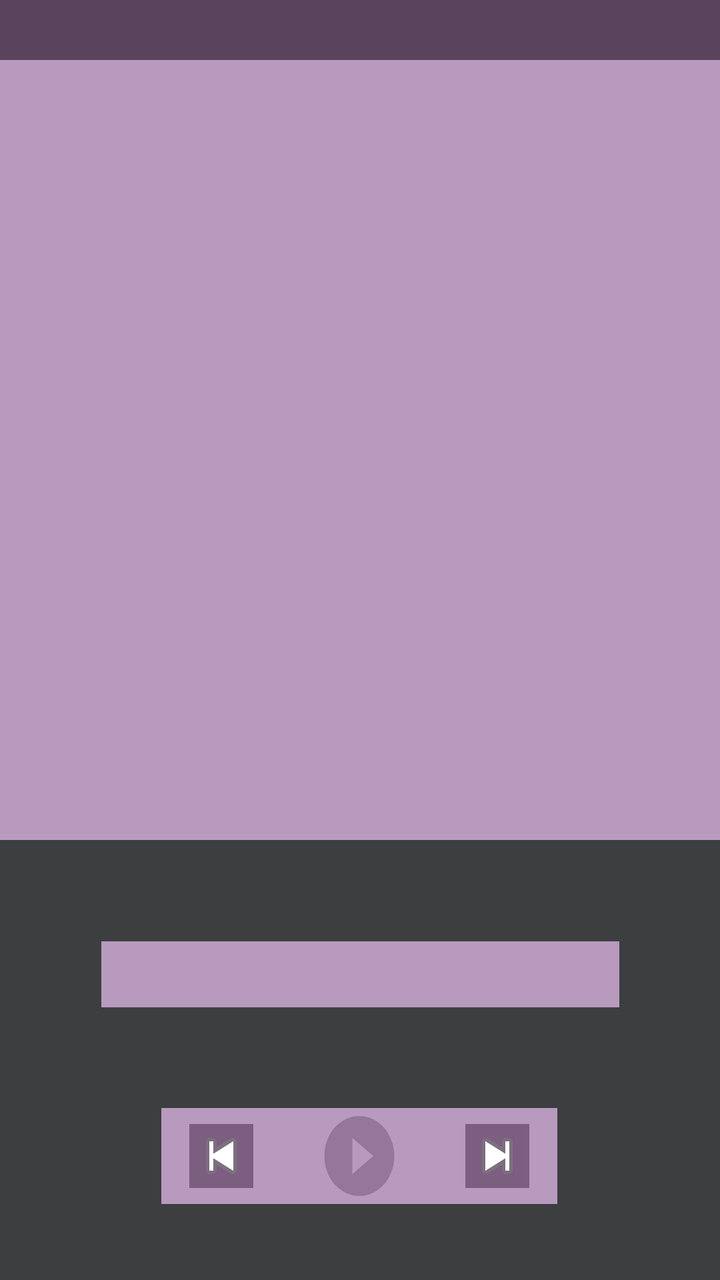
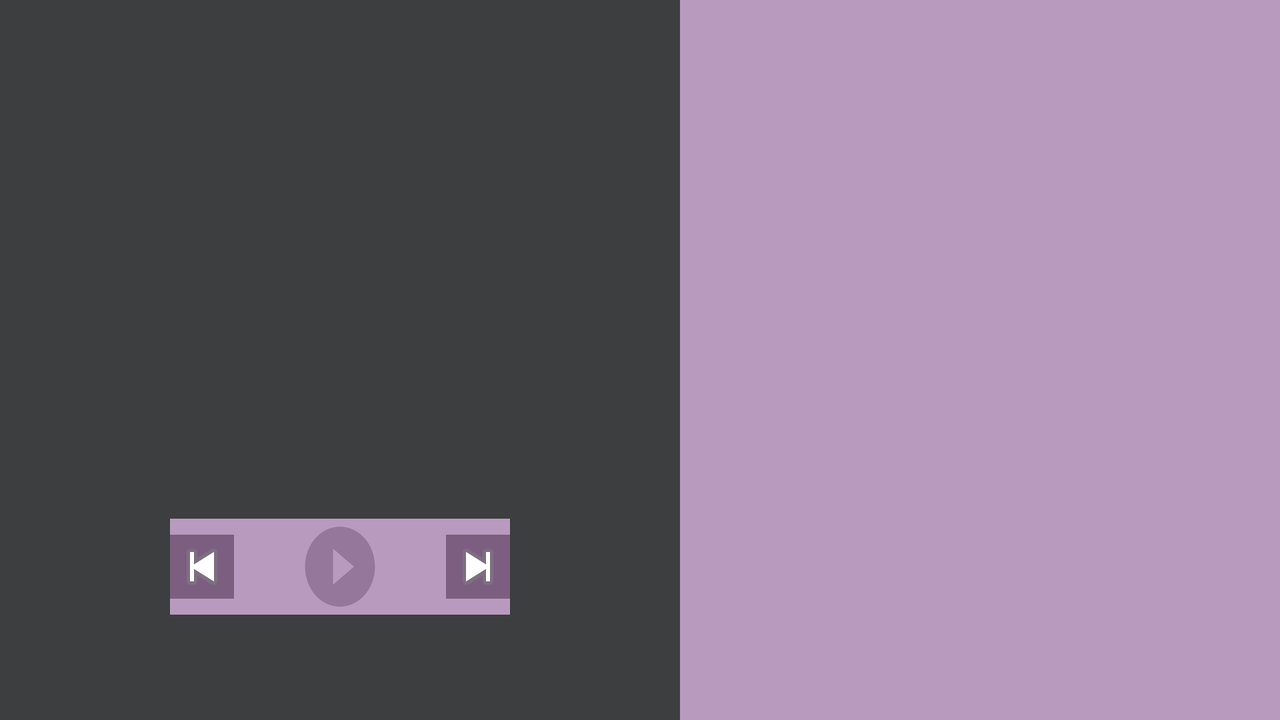

An Android layout and its configuration variant, each rendered on a device that would load it. The default file and the variant file are quoted in full after the pictures.
<!-- AndroidManifest.xml: application theme Theme.SoulApp -->
<!-- res/layout/activity_music_player.xml -->
<?xml version="1.0" encoding="utf-8"?>

<androidx.constraintlayout.widget.ConstraintLayout xmlns:android="http://schemas.android.com/apk/res/android"
    xmlns:app="http://schemas.android.com/apk/res-auto"
    xmlns:tools="http://schemas.android.com/tools"
    android:layout_width="match_parent"
    android:layout_height="match_parent"
    android:background="@color/gray">


    


    <androidx.recyclerview.widget.RecyclerView
        android:id="@+id/recyclerViewTracks"
        android:layout_width="391dp"
        android:layout_height="405dp"
        android:layout_marginBottom="220dp"
        android:padding="16dp"
        app:layout_constraintBottom_toBottomOf="parent"
        app:layout_constraintEnd_toEndOf="parent"
        app:layout_constraintStart_toStartOf="parent"
        android:background="@color/blended_pink_purple"/>

    <TextView
        android:id="@+id/textView2"
        android:layout_width="387dp"
        android:layout_height="44dp"
        android:gravity="center"
        android:textSize="24sp"
        app:layout_constraintBottom_toTopOf="@+id/recyclerViewTracks"
        app:layout_constraintEnd_toEndOf="parent"
        app:layout_constraintStart_toStartOf="parent"
        app:layout_constraintTop_toTopOf="parent"
        android:background="@color/dark_purple"
        android:textColor="@color/cream"/>

    <LinearLayout
        android:id="@+id/buttonLayout"
        android:layout_width="198dp"
        android:layout_height="48dp"
        android:layout_marginTop="9dp"
        android:gravity="center"
        android:orientation="horizontal"
        app:layout_constraintBottom_toBottomOf="parent"
        app:layout_constraintEnd_toEndOf="parent"
        app:layout_constraintHorizontal_bias="0.497"
        app:layout_constraintStart_toStartOf="parent"
        app:layout_constraintTop_toBottomOf="@+id/recyclerViewTracks"
        app:layout_constraintVertical_bias="0.766"
        android:background="@color/blended_pink_purple">

        <ImageButton
            android:id="@+id/button_previous"
            android:layout_width="wrap_content"
            android:layout_height="wrap_content"
            android:layout_marginEnd="16dp"
            app:srcCompat="@android:drawable/ic_media_previous"
            tools:layout_editor_absoluteX="62dp"
            tools:layout_editor_absoluteY="577dp"
            android:background="@color/purple"/>

        <ToggleButton
            android:id="@+id/button_play"
            android:layout_width="42dp"
            android:layout_height="match_parent"
            android:layout_marginStart="16dp"
            android:layout_marginEnd="16dp"
            android:background="@drawable/toggle_play_pause"
            android:backgroundTint="@color/purple"
            android:textOff=""
            android:textOn="" />

        <ImageButton
            android:id="@+id/button_next"
            android:layout_width="wrap_content"
            android:layout_height="wrap_content"
            android:layout_marginStart="16dp"
            app:srcCompat="@android:drawable/ic_media_next"
            tools:layout_editor_absoluteX="62dp"
            tools:layout_editor_absoluteY="577dp"
            android:background="@color/purple"/>

    </LinearLayout>

    <TextView
        android:id="@+id/textView3"
        android:gravity="center"
        android:layout_width="259dp"
        android:layout_height="33dp"
        app:layout_constraintBottom_toTopOf="@+id/buttonLayout"
        app:layout_constraintEnd_toEndOf="parent"
        app:layout_constraintStart_toStartOf="parent"
        app:layout_constraintTop_toBottomOf="@+id/recyclerViewTracks"
        android:background="@color/blended_pink_purple"/>


</androidx.constraintlayout.widget.ConstraintLayout>
<!-- resources referenced by this layout -->
<resources>
  <color name="blended_pink_purple">#b99abf</color>
  <color name="cream">#Fbf5e9</color>
  <color name="dark_purple">#59435D</color>
  <color name="gray">#3c3e3f</color>
  <color name="purple">#7C5E81</color>
  <!-- drawable toggle_play_pause (drawable) -->
  <?xml version="1.0" encoding="utf-8"?>
  
  <selector xmlns:android="http://schemas.android.com/apk/res/android">
      <item android:state_checked="true" android:drawable="@drawable/ic_pause" />
      <item android:state_checked="false" android:drawable="@drawable/ic_play" />
  </selector>
  <!-- from res/values-v29/ -->
  <style name="Theme.SoulApp" parent="Theme.MaterialComponents.Light">
  
          <item name="android:forceDarkAllowed">false</item>
          <item name="colorPrimary">@color/purple</item> 
          <item name="colorPrimaryVariant">@color/dark_purple</item> 
          <item name="colorOnPrimary">@color/cream</item> 
  
          <item name="colorSecondary">@color/medium_green</item> 
          <item name="colorSecondaryVariant">@color/dark_green</item>
          <item name="colorOnSecondary">@color/cream</item>
  
          <item name="android:statusBarColor">@color/dark_purple</item>
          <item name="android:textColorPrimary">?attr/colorOnPrimary</item>
  
      </style>
  <!-- drawable ic_pause (drawable-anydpi) -->
  <vector xmlns:android="http://schemas.android.com/apk/res/android"
      android:width="24dp"
      android:height="24dp"
      android:viewportWidth="24"
      android:viewportHeight="24"
      android:tint="#333333"
      android:alpha="0.6">
    <path
        android:fillColor="@android:color/white"
        android:pathData="M12,2C6.48,2 2,6.48 2,12s4.48,10 10,10 10,-4.48 10,-10S17.52,2 12,2zM11,16L9,16L9,8h2v8zM15,16h-2L13,8h2v8z"/>
  </vector>
  <!-- drawable ic_play (drawable-anydpi) -->
  <vector xmlns:android="http://schemas.android.com/apk/res/android"
      android:width="24dp"
      android:height="24dp"
      android:viewportWidth="24"
      android:viewportHeight="24"
      android:tint="#333333"
      android:alpha="0.6">
    <path
        android:fillColor="@android:color/white"
        android:pathData="M12,2C6.48,2 2,6.48 2,12s4.48,10 10,10 10,-4.48 10,-10S17.52,2 12,2zM10,16.5v-9l6,4.5 -6,4.5z"/>
  </vector>
  <color name="medium_green">#8fae91</color>
  <color name="dark_green">#778d7a</color>
</resources>
<!-- res/layout-land/activity_music_player.xml (the author's variant of the layout above) -->
<!-- drawn on the phone turned sideways -->
<?xml version="1.0" encoding="utf-8"?>

<LinearLayout xmlns:android="http://schemas.android.com/apk/res/android"
    xmlns:app="http://schemas.android.com/apk/res-auto"
    xmlns:tools="http://schemas.android.com/tools"
    android:layout_width="match_parent"
    android:layout_height="match_parent"
    android:orientation="horizontal"
    android:background="@color/gray">

    
    <LinearLayout
        android:layout_width="0dp"
        android:layout_height="match_parent"
        android:layout_weight="1"
        android:gravity="center"
        android:orientation="vertical"
        android:padding="16dp">

        <TextView
            android:id="@+id/textView2"
            android:layout_width="wrap_content"
            android:layout_height="44dp"
            android:gravity="center"
            android:textSize="24sp"
            android:background="@color/dark_purple"
            android:textColor="@color/cream"/>

        <TextView
            android:id="@+id/textView3"
            android:gravity="center"
            android:layout_width="wrap_content"
            android:layout_height="33dp"
            android:layout_marginTop="120dp"
            android:background="@color/blended_pink_purple"/>

        <LinearLayout
            android:id="@+id/buttonLayout"
            android:layout_width="wrap_content"
            android:layout_height="48dp"
            android:layout_marginTop="10dp"
            android:gravity="center"
            android:orientation="horizontal"
            android:background="@color/blended_pink_purple">

            <ImageButton
                android:id="@+id/button_previous"
                android:layout_width="wrap_content"
                android:layout_height="wrap_content"
                android:layout_marginEnd="16dp"
                app:srcCompat="@android:drawable/ic_media_previous"
                android:background="@color/purple"/>

            <ToggleButton
                android:id="@+id/button_play"
                android:layout_width="42dp"
                android:layout_height="match_parent"
                android:layout_marginStart="16dp"
                android:layout_marginEnd="16dp"
                android:background="@drawable/toggle_play_pause"
                android:backgroundTint="@color/purple"
                android:textOff=""
                android:textOn="" />

            <ImageButton
                android:id="@+id/button_next"
                android:layout_width="wrap_content"
                android:layout_height="wrap_content"
                android:layout_marginStart="16dp"
                app:srcCompat="@android:drawable/ic_media_next"
                android:background="@color/purple"/>
        </LinearLayout>
    </LinearLayout>

    
    <androidx.recyclerview.widget.RecyclerView
        android:id="@+id/recyclerViewTracks"
        android:layout_width="300dp"
        android:layout_height="match_parent"
        android:padding="16dp"
        android:background="@color/blended_pink_purple"/>
</LinearLayout>
